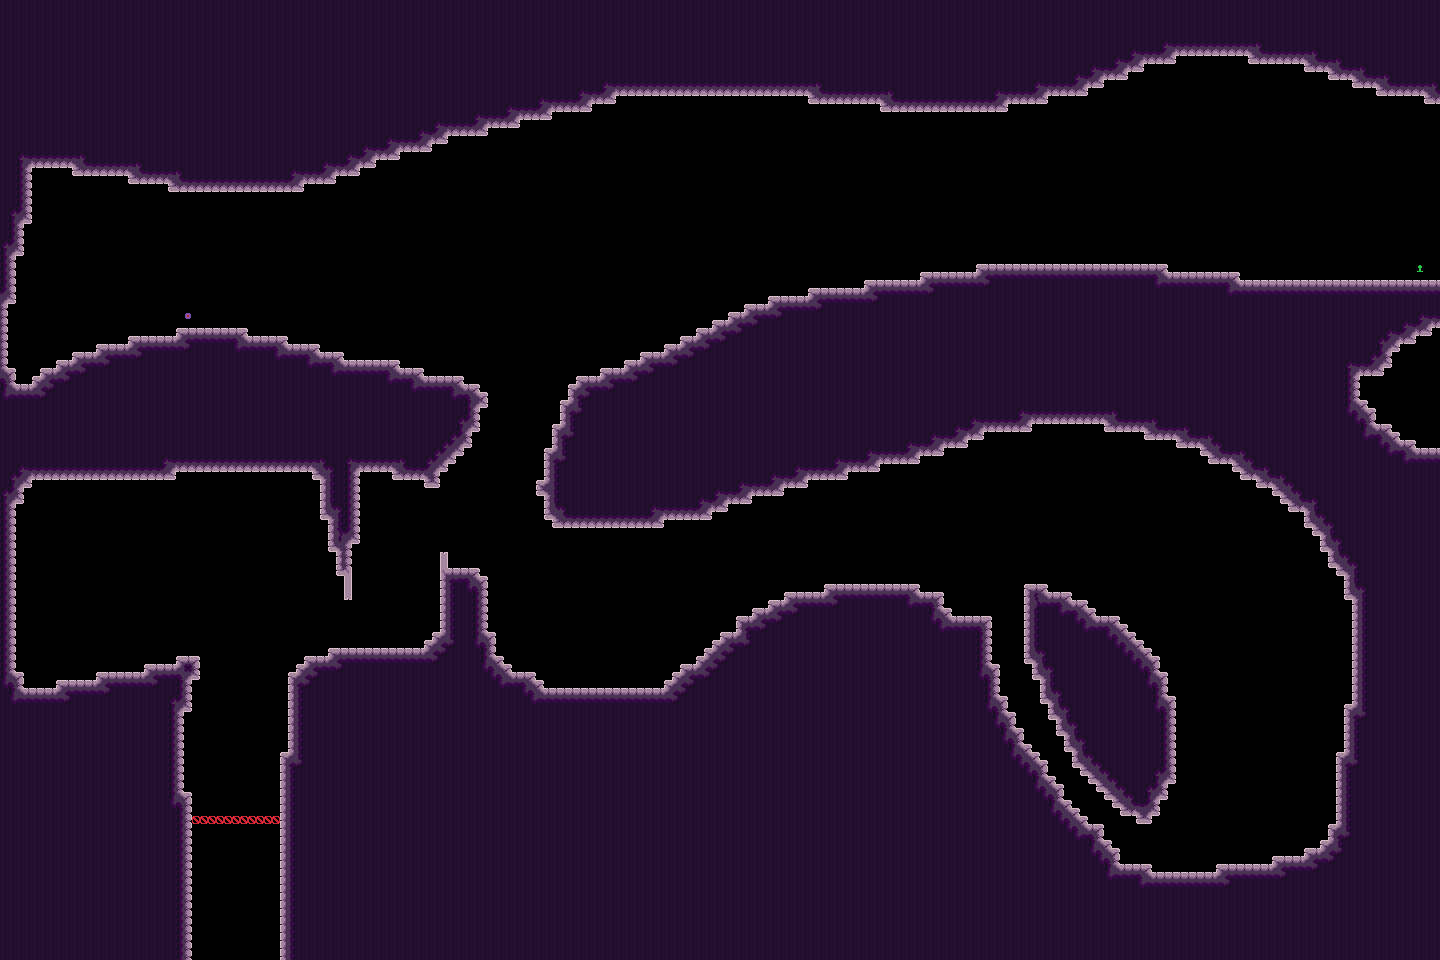

This game map was drawn from its Tiled (.tmx) file and the tilesets committed beside it. A one-line description and the trimmed map source follow:
An orthogonal 180x120 tile map with 8x8 px tiles, 5 tile layers (draft, bg, map, entity, ...), 2 tilesets.

<map version="1.9" tiledversion="1.9.2" orientation="orthogonal" renderorder="right-down" width="180" height="120" tilewidth="8" tileheight="8" infinite="0" nextlayerid="9" nextobjectid="1">
 <editorsettings>
  <export target="../assets/world/room/level3.json" format="json" />
 </editorsettings>
 <tileset firstgid="1" source="stone.tsx" />
 <tileset firstgid="79" source="tools.tsx" />
 <layer id="1" name="draft" width="180" height="120">
  <data>[21600 cells, 0 non-empty, 0 distinct tile ids]</data>
 </layer>
 <layer id="2" name="bg" width="180" height="120">
  <data>[21600 cells, 0 non-empty, 0 distinct tile ids]</data>
 </layer>
 <layer id="8" name="map" width="180" height="120">
  <data>[21600 cells, 12577 non-empty, 35 distinct tile ids]</data>
 </layer>
 <layer id="4" name="entity" width="180" height="120">
  <data>[21600 cells, 13 non-empty, 3 distinct tile ids]</data>
 </layer>
 <layer id="5" name="fg" width="180" height="120" offsetx="65.3333" offsety="6.66667">
  <data>[21600 cells, 0 non-empty, 0 distinct tile ids]</data>
 </layer>
</map>
